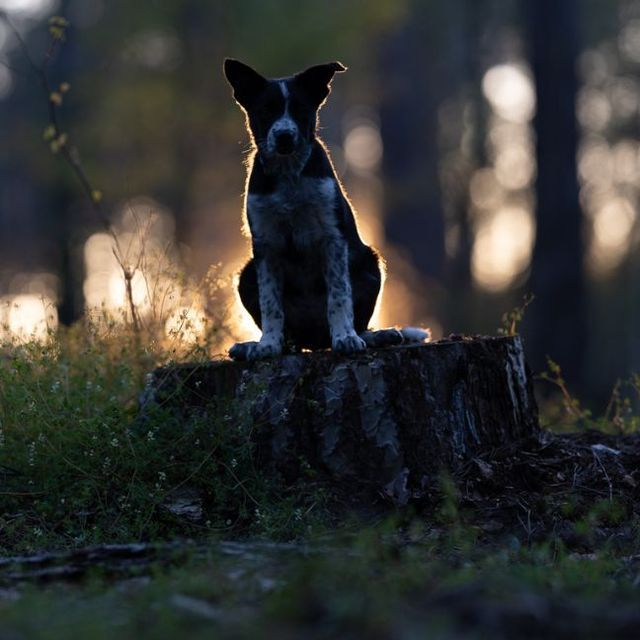
#> input picture minggu 4/pict1.jpg, 640 x 640 px, given in place of the camera
$ python latihan3.py
#> lines starting #> are read from the running program, lines starting #| are printed output that depends on the picture
# ============================================
# REAL-TIME VIDEO ENHANCEMENT
# ============================================

import cv2
import numpy as np
import time


class RealTimeEnhancement:

    def __init__(self, target_fps=30):
        self.target_fps = target_fps
        self.history_buffer = []
        self.buffer_size = 5

    # =====================================
    # FRAME ENHANCEMENT FUNCTION
    # =====================================

    def enhance_frame(self, frame, enhancement_type='adaptive'):

        # convert to grayscale
        gray = cv2.cvtColor(frame, cv2.COLOR_BGR2GRAY)

        if enhancement_type == 'adaptive':

            # CLAHE (good for real-time)
            clahe = cv2.createCLAHE(clipLimit=2.0, tileGridSize=(8,8))
            enhanced = clahe.apply(gray)

        elif enhancement_type == 'gamma':

            gamma = 0.7
            enhanced = np.power(gray/255.0, gamma)
            enhanced = np.uint8(enhanced*255)

        elif enhancement_type == 'sharpen':

            kernel = np.array([[0,-1,0],
                               [-1,5,-1],
                               [0,-1,0]])

            enhanced = cv2.filter2D(gray,-1,kernel)

        else:
            enhanced = gray

        # =====================================
        # TEMPORAL SMOOTHING (avoid flickering)
        # =====================================

        self.history_buffer.append(enhanced)

        if len(self.history_buffer) > self.buffer_size:
            self.history_buffer.pop(0)

        temporal_avg = np.mean(self.history_buffer, axis=0).astype(np.uint8)

        return temporal_avg


# ============================================
# MAIN PROGRAM
# ============================================

cap = cv2.VideoCapture(0)  # webcam

enhancer = RealTimeEnhancement(target_fps=30)

print("Press Q to quit")

while True:

    start_time = time.time()

    ret, frame = cap.read()
#> frame is the input picture: shape (640, 640, 3); mean B, G, R 51.1, 52.7, 51.8

    if not ret:
        break

    # resize for faster processing
    frame = cv2.resize(frame, (640,480))
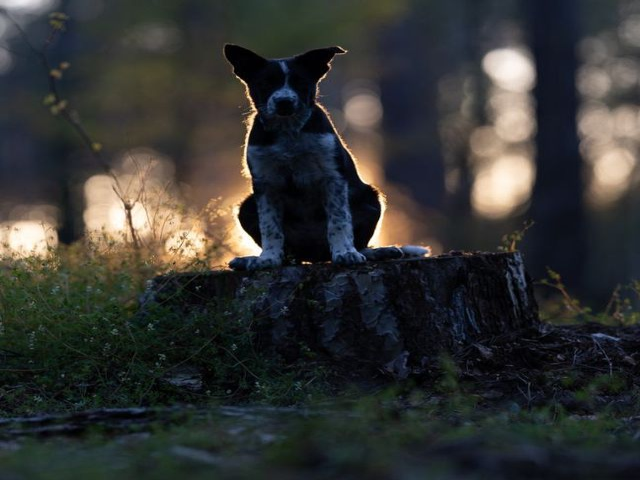
#> frame: shape (480, 640, 3); mean B, G, R 51.1, 52.7, 51.8

    enhanced_frame = enhancer.enhance_frame(frame, 'adaptive')
#> in enhance_frame, `gray = cv2.cvtColor(frame, cv2.COLOR_BGR2GRAY)`:
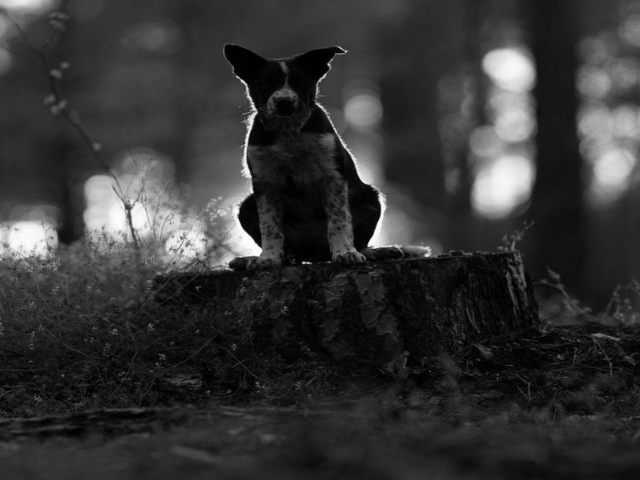
#> gray: shape (480, 640); min 0, max 255, mean 52.2
#> in enhance_frame, `enhanced = clahe.apply(gray)`:
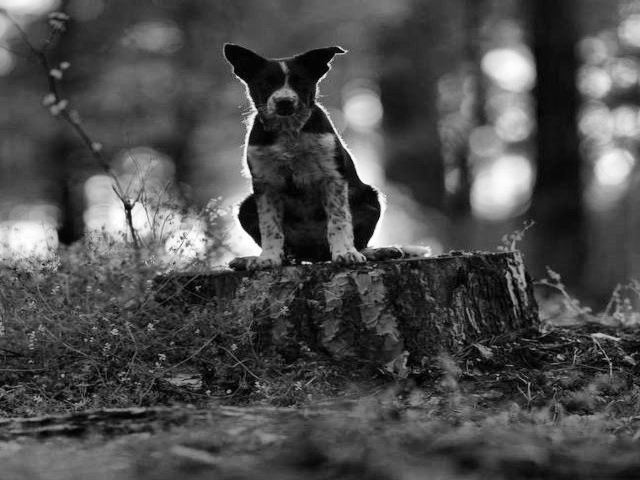
#> enhanced: shape (480, 640); min 0, max 255, mean 76.9

    # convert grayscale to BGR for display
    enhanced_frame = cv2.cvtColor(enhanced_frame, cv2.COLOR_GRAY2BGR)

    # show results
    cv2.imshow("Original Video", frame)
    cv2.imshow("Enhanced Video", enhanced_frame)

    # =====================================
    # FPS CONTROL
    # =====================================

    elapsed = time.time() - start_time
    delay = max(1, int((1/enhancer.target_fps - elapsed)*1000))

    if cv2.waitKey(delay) & 0xFF == ord('q'):
#> (key q is pressed here)
        break


cap.release()
cv2.destroyAllWindows()

$ run again, on minggu 4/pict2.jpg
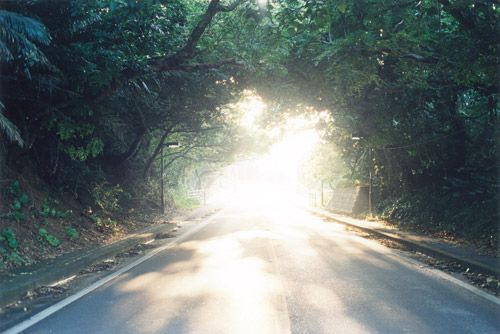
#> input picture minggu 4/pict2.jpg, 500 x 334 px, given in place of the camera
#> frame is the input picture: shape (334, 500, 3); mean B, G, R 115.3, 117.3, 107.1
#> frame: shape (480, 640, 3)
#> in enhance_frame, `gray = cv2.cvtColor(frame, cv2.COLOR_BGR2GRAY)`:
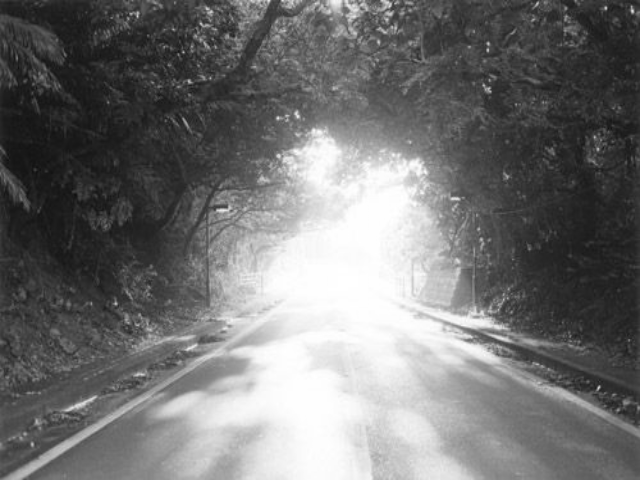
#> gray: shape (480, 640); min 16, max 255, mean 113.9
#> in enhance_frame, `enhanced = clahe.apply(gray)`:
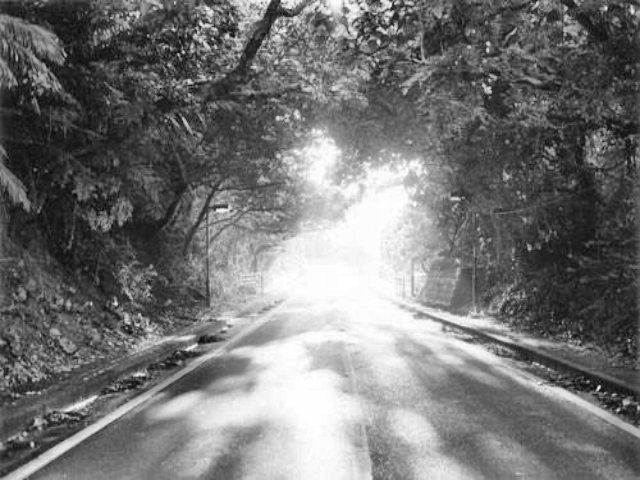
#> enhanced: shape (480, 640); min 10, max 255, mean 116.2

$ run again, on minggu 4/pict3.jpg
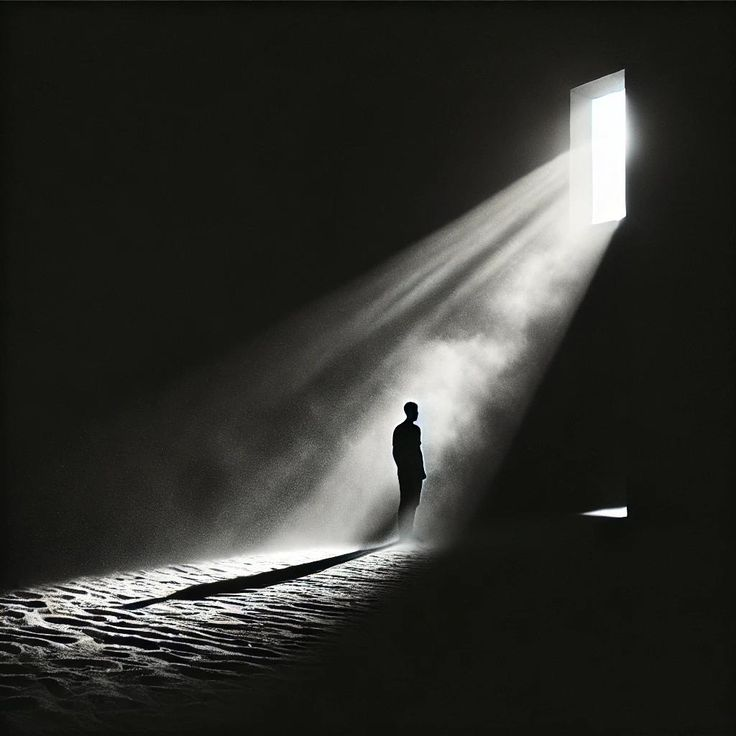
#> input picture minggu 4/pict3.jpg, 736 x 736 px, given in place of the camera
#> frame is the input picture: shape (736, 736, 3); mean B, G, R 44.8, 49.2, 48.6
#> `frame = cv2.resize(frame, (640,480))`:
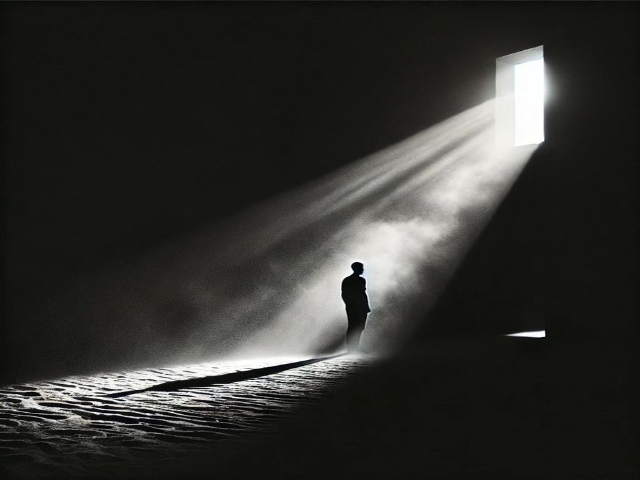
#> frame: shape (480, 640, 3); mean B, G, R 44.7, 49.1, 48.5
#> in enhance_frame, `enhanced = clahe.apply(gray)`:
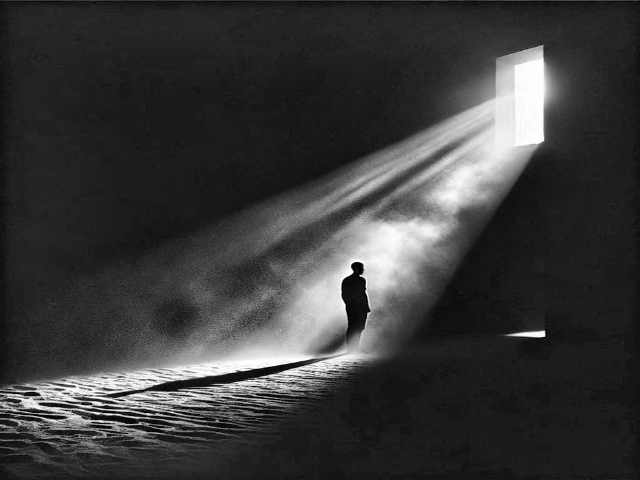
#> enhanced: shape (480, 640); min 0, max 255, mean 57.9

$ run again, on minggu 4/gambar1.jpg
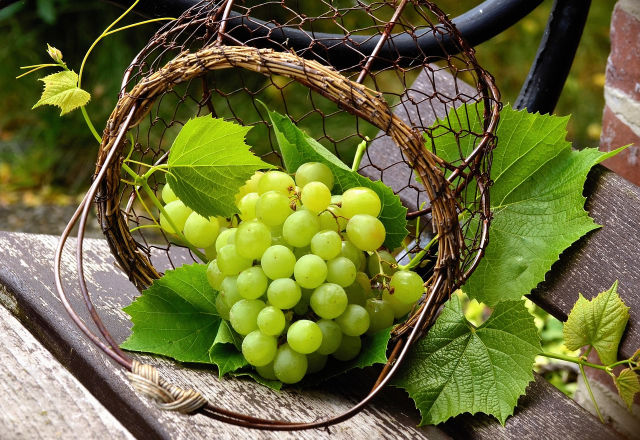
#> input picture minggu 4/gambar1.jpg, 1280 x 879 px, given in place of the camera (shown at 1/2 size)
#> frame is the input picture: shape (879, 1280, 3); mean B, G, R 55.5, 108.8, 106.7
#> frame: shape (480, 640, 3)
#> in enhance_frame, `gray = cv2.cvtColor(frame, cv2.COLOR_BGR2GRAY)`:
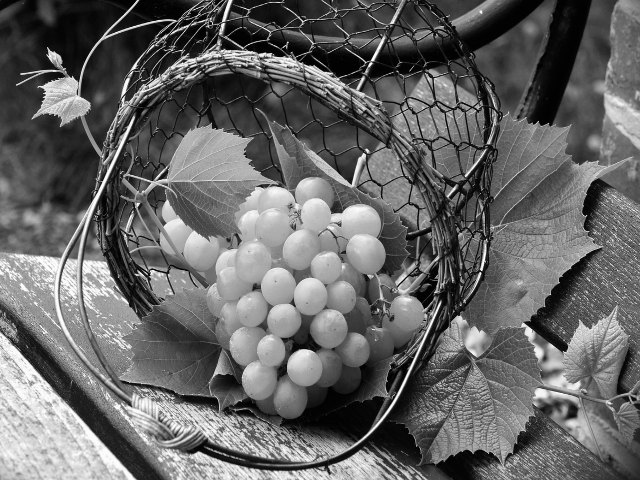
#> gray: shape (480, 640); min 0, max 254, mean 102
#> in enhance_frame, `enhanced = clahe.apply(gray)`:
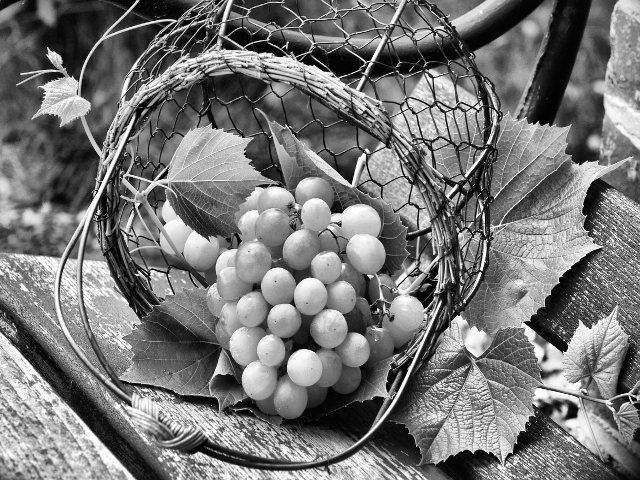
#> enhanced: shape (480, 640); min 0, max 255, mean 118.7
